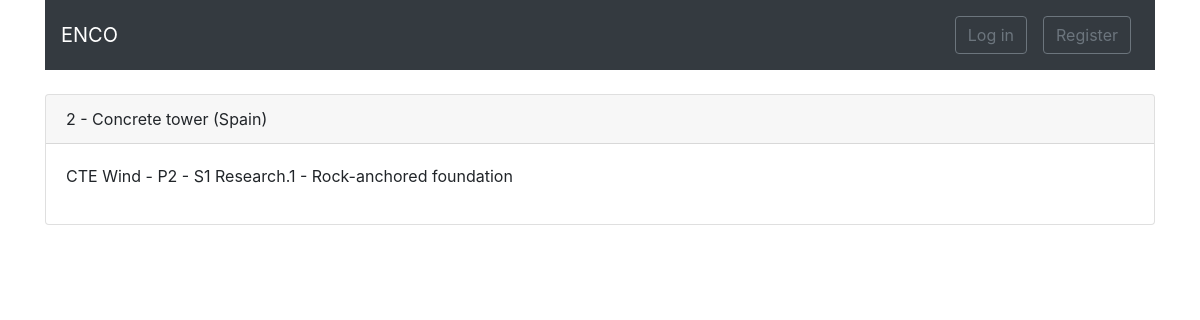
/projects/detail/2/, run on the app's committed database.
### projects/models.py (models this page shows, shortened)
class Project(models.Model):
    contract = models.ForeignKey(Contract, on_delete=models.CASCADE)
    internal_id = models.PositiveIntegerField(blank=True, null=True)
    name = models.CharField(max_length=50)
    country = models.CharField(max_length=30)
    def __str__(self):
        return (f"{self.internal_id} - {self.name} ({self.country})")

class Task(models.Model):
    stage = models.ForeignKey(Stage, related_name='tasks', on_delete=models.CASCADE)
    internal_id = models.PositiveIntegerField(blank=True, null=True)
    scope = models.ForeignKey(ScopeType, related_name='+', on_delete=models.CASCADE)
    task_type = models.ForeignKey(TaskType, related_name='+', on_delete=models.CASCADE)
    description = models.CharField(max_length=50, default='', blank=True)
    deadline = models.DateField()
    def __str__(self):
        return f'{self.stage}.{self.internal_id} - {self.task_type}'

class Stage(models.Model):
    project = models.ForeignKey(Project, related_name='stages', on_delete=models.CASCADE)
    internal_id = models.PositiveIntegerField(blank=True, null=True)
    name = models.CharField(max_length=50, blank=True)
    created = models.DateField(auto_now_add=True)
    def __str__(self):
        return f"{self.project.contract.provider.name} - P{self.project.internal_id} - S{self.internal_id} {self.name}"

class Contract(models.Model):
    created = models.DateField(auto_now_add=True)
    internal_id = models.PositiveIntegerField(blank=True, null=True)
    provider = models.ForeignKey(Company, related_name='provider', on_delete=models.CASCADE)
    client = models.ForeignKey(Company, related_name='client', on_delete=models.CASCADE)
    signed = models.DateField(default=None, null=True, blank=True)
    deadline = models.DateField(default=None, null=True, blank=True)

class TaskType(models.Model):
    name = models.CharField(max_length=30, default='Shallow foundation')
    def __str__(self):
        return f"{self.name}"

### contacts/models.py (models this page shows, shortened)
class Company(models.Model):
    name = models.CharField(max_length=30)
    country = models.CharField(max_length=30)

### projects/views.py (the view)
# urls.py: path('detail/<int:internal_id>/', views.project_detail, name='detail')
def project_detail(request, internal_id):
    project = Project.objects.get(internal_id=internal_id)
    args = {'project': project}
    return render(request, 'projects/detail.html', args)

### projects/templates/projects/detail.html
{% extends 'base.html' %}
{% block breadcrumb %}
<div class="card">
    <div class="card-header">
        {{ project }}
    </div>
    <div class="card-body">
        {% for stage in project.stages.all %}
            {% for task in stage.tasks.all %}
                <p>{{task}}</p>
            {% endfor %}
        {% endfor %}
    </div>
</div>
{% endblock breadcrumb %}

### data on the page
Project: internal+name+country "2 - Concrete tower (Spain)"
Task: stage+internal+task_type "CTE Wind - P2 - S1 Research.1 - Rock-anchored foundation"
